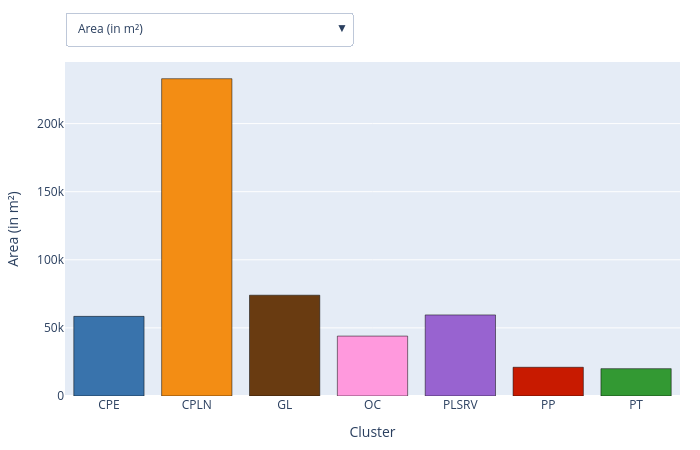

The code cell stored with this chart in its notebook:
### Code cell
df_condensed = (
    df[['Area_m2', 'AUC', 'pct_prot', 'elev_mean_', 'elev_std_m',
        'n_wells', 'cluster_abr', '1983_explr', '1983_explt', '1932_explt']]
      .rename(columns={
          'pct_prot': 'Percentage Protected Land (of total bofedal)',
          'Area_m2' : 'Area (in m²)',
          'AUC'     : 'Area of basin',
          'elev_mean_': 'Average Elevation (in m)',
          'elev_std_m': 'Elevation Standard Deviation (in m)',
          'n_wells'   : 'Number of wells (per catchment area)',
          '1983_explr': 'Mining Exploration Sites in 1983',
          '1983_explt': 'Mining Exploitation Sites in 1983',
          '1932_explt': 'Mining Exploitation Sites in 1932'
      })
)
bar_colors = agg["cluster_abr"].map(cluster_palette).fillna("#999999").tolist()

agg = (df_condensed
       .groupby("cluster_abr", as_index=False)
       .mean())

def make_trace(var):
    return go.Bar(
        x=agg["cluster_abr"],
        y=agg[var],
        marker=dict(color=bar_colors, line=dict(color="black")),
        name=var
    )

vars_list   = list(agg.columns[1:])
default_var = vars_list[0]

fig = go.Figure(make_trace(default_var))

buttons = []
for i, var in enumerate(vars_list):
    buttons.append(
        dict(
            label  = var,
            method = "update",
            args   = [
                {"y": [agg[var]]},
                 # "marker.color": [palette[i % len(palette)]]},
                {
                  "yaxis": {"title": {"text": var}}
                }
            ]
        )
    )

fig.update_layout(
    title="",
    yaxis=dict(title=dict(text=default_var)),
    xaxis=dict(
        title="Cluster",
        type="category",
        categoryorder="array",
        categoryarray=agg["cluster_abr"].tolist()
    ),
    updatemenus=[dict(
        type="dropdown",
        direction="down",
        showactive=True,
        buttons=buttons,
        x=0.0, xanchor="left",
        y=1.15, yanchor="top"
    )],
    margin=dict(t=60, r=20, l=60, b=50),
    height=450, width=700,
    showlegend=False
)


fig

### Figure 1 — Plotly figure (JSON) as saved in the notebook; plotly's stock layout.template omitted (floating-point values rounded to 4 significant figures)
{"data": [{"marker": {"color": ["#3973ac", "#F38D14", "#693B11", "#ff99dd", "#9863D0", "#C81A00", "#339933"], "line": {"color": "black"}}, "name": "Area (in m²)", "type": "bar", "x": ["CPE", "CPLN", "GL", "OC", "PLSRV", "PP", "PT"], "y": [58470.0, 233000.0, 74030.0, 43990.0, 59530.0, 21100.0, 20100.0]}], "layout": {"height": 450, "margin": {"b": 50, "l": 60, "r": 20, "t": 60}, "showlegend": false, "title": {"text": ""}, "updatemenus": [{"buttons": [{"args": [{"y": [[58470.0, 233000.0, 74030.0, 43990.0, 59530.0, 21100.0, 20100]]}, {"yaxis": {"title": {"text": "Area (in m²)"}}}], "label": "Area (in m²)", "method": "update"}, {"args": [{"y": [[108.7, 101.5, 103.8, 96.7, 94.73, 110.2, 102.6]]}, {"yaxis": {"title": {"text": "Area of basin"}}}], "label": "Area of basin", "method": "update"}, {"args": [{"y": [[8.833, 50.32, 24.23, 0, 99.88, 10.93, 18.44]]}, {"yaxis": {"title": {"text": "Percentage Protected Land (of total bofedal)"}}}], "label": "Percentage Protected Land (of total bofedal)", "method": "update"}, {"args": [{"y": [[4187.0, 4536.0, 4267.0, 4216.0, 4399.0, 4227.0, 4115.0]]}, {"yaxis": {"title": {"text": "Average Elevation (in m)"}}}], "label": "Average Elevation (in m)", "method": "update"}, {"args": [{"y": [[6.914, 6.396, 7.546, 4.366, 6.093, 8.188, 5.901]]}, {"yaxis": {"title": {"text": "Elevation Standard Deviation (in m)"}}}], "label": "Elevation Standard Deviation (in m)", "method": "update"}, {"args": [{"y": [[0, 0, 0, 0, 0, 57.13, 3778]]}, {"yaxis": {"title": {"text": "Number of wells (per catchment area)"}}}], "label": "Number of wells (per catchment area)", "method": "update"}, {"args": [{"y": [[91.96, 2.929, 144.6, 164.2, 129, 222.7, 5587]]}, {"yaxis": {"title": {"text": "Mining Exploration Sites in 1983"}}}], "label": "Mining Exploration Sites in 1983", "method": "update"}, {"args": [{"y": [[13.81, 0, 15.28, 0, 43, 0.996, 2789]]}, {"yaxis": {"title": {"text": "Mining Exploitation Sites in 1983"}}}], "label": "Mining Exploitation Sites in 1983", "method": "update"}, {"args": [{"y": [[5.53, 0, 1.256, 0, 20, 0.02429, 711]]}, {"yaxis": {"title": {"text": "Mining Exploitation Sites in 1932"}}}], "label": "Mining Exploitation Sites in 1932", "method": "update"}], "direction": "down", "showactive": true, "type": "dropdown", "x": 0, "xanchor": "left", "y": 1.15, "yanchor": "top"}], "width": 700, "xaxis": {"categoryarray": ["CPE", "CPLN", "GL", "OC", "PLSRV", "PP", "PT"], "categoryorder": "array", "title": {"text": "Cluster"}, "type": "category"}, "yaxis": {"title": {"text": "Area (in m²)"}}}}
